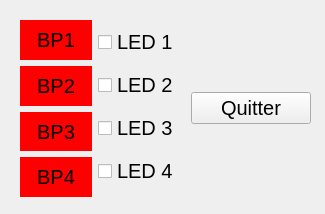
<?xml version="1.0" encoding="UTF-8"?>
<ui version="4.0">
 <class>WidgetUSB202</class>
 <widget class="QWidget" name="WidgetUSB202">
  <property name="geometry">
   <rect>
    <x>0</x>
    <y>0</y>
    <width>325</width>
    <height>214</height>
   </rect>
  </property>
  <property name="windowTitle">
   <string>WidgetUSB202</string>
  </property>
  <widget class="QWidget" name="">
   <property name="geometry">
    <rect>
     <x>20</x>
     <y>20</y>
     <width>291</width>
     <height>177</height>
    </rect>
   </property>
   <layout class="QHBoxLayout" name="horizontalLayout_2">
    <item>
     <layout class="QHBoxLayout" name="horizontalLayout">
      <item>
       <layout class="QVBoxLayout" name="verticalLayout_2">
        <item>
         <widget class="QLabel" name="label_BP1">
          <property name="font">
           <font>
            <pointsize>15</pointsize>
           </font>
          </property>
          <property name="styleSheet">
           <string notr="true">background-color: rgb(255, 0, 0)</string>
          </property>
          <property name="text">
           <string>BP1</string>
          </property>
          <property name="alignment">
           <set>Qt::AlignCenter</set>
          </property>
         </widget>
        </item>
        <item>
         <widget class="QLabel" name="label_BP2">
          <property name="font">
           <font>
            <pointsize>15</pointsize>
           </font>
          </property>
          <property name="styleSheet">
           <string notr="true">background-color: rgb(255, 0, 0)</string>
          </property>
          <property name="text">
           <string>   BP2   </string>
          </property>
          <property name="alignment">
           <set>Qt::AlignCenter</set>
          </property>
         </widget>
        </item>
        <item>
         <widget class="QLabel" name="label_BP3">
          <property name="font">
           <font>
            <pointsize>15</pointsize>
           </font>
          </property>
          <property name="styleSheet">
           <string notr="true">background-color: rgb(255, 0, 0)</string>
          </property>
          <property name="text">
           <string>BP3</string>
          </property>
          <property name="alignment">
           <set>Qt::AlignCenter</set>
          </property>
         </widget>
        </item>
        <item>
         <widget class="QLabel" name="label_BP4">
          <property name="font">
           <font>
            <pointsize>15</pointsize>
           </font>
          </property>
          <property name="styleSheet">
           <string notr="true">background-color: rgb(255, 0, 0)</string>
          </property>
          <property name="text">
           <string>BP4</string>
          </property>
          <property name="alignment">
           <set>Qt::AlignCenter</set>
          </property>
         </widget>
        </item>
       </layout>
      </item>
      <item>
       <layout class="QVBoxLayout" name="verticalLayout">
        <item>
         <widget class="QCheckBox" name="checkBox_LED1">
          <property name="font">
           <font>
            <pointsize>15</pointsize>
           </font>
          </property>
          <property name="text">
           <string>LED 1</string>
          </property>
         </widget>
        </item>
        <item>
         <widget class="QCheckBox" name="checkBox_LED2">
          <property name="font">
           <font>
            <pointsize>15</pointsize>
           </font>
          </property>
          <property name="text">
           <string>LED 2 </string>
          </property>
         </widget>
        </item>
        <item>
         <widget class="QCheckBox" name="checkBox_LED3">
          <property name="font">
           <font>
            <pointsize>15</pointsize>
           </font>
          </property>
          <property name="text">
           <string>LED 3 </string>
          </property>
         </widget>
        </item>
        <item>
         <widget class="QCheckBox" name="checkBox_LED4">
          <property name="font">
           <font>
            <pointsize>15</pointsize>
           </font>
          </property>
          <property name="text">
           <string>LED 4 </string>
          </property>
         </widget>
        </item>
       </layout>
      </item>
     </layout>
    </item>
    <item>
     <widget class="QPushButton" name="pushButton_Quitter">
      <property name="font">
       <font>
        <pointsize>15</pointsize>
       </font>
      </property>
      <property name="text">
       <string>Quitter</string>
      </property>
     </widget>
    </item>
   </layout>
  </widget>
 </widget>
 <resources/>
 <connections>
  <connection>
   <sender>pushButton_Quitter</sender>
   <signal>clicked()</signal>
   <receiver>WidgetUSB202</receiver>
   <slot>close()</slot>
   <hints>
    <hint type="sourcelabel">
     <x>228</x>
     <y>111</y>
    </hint>
    <hint type="destinationlabel">
     <x>276</x>
     <y>8</y>
    </hint>
   </hints>
  </connection>
 </connections>
</ui>
